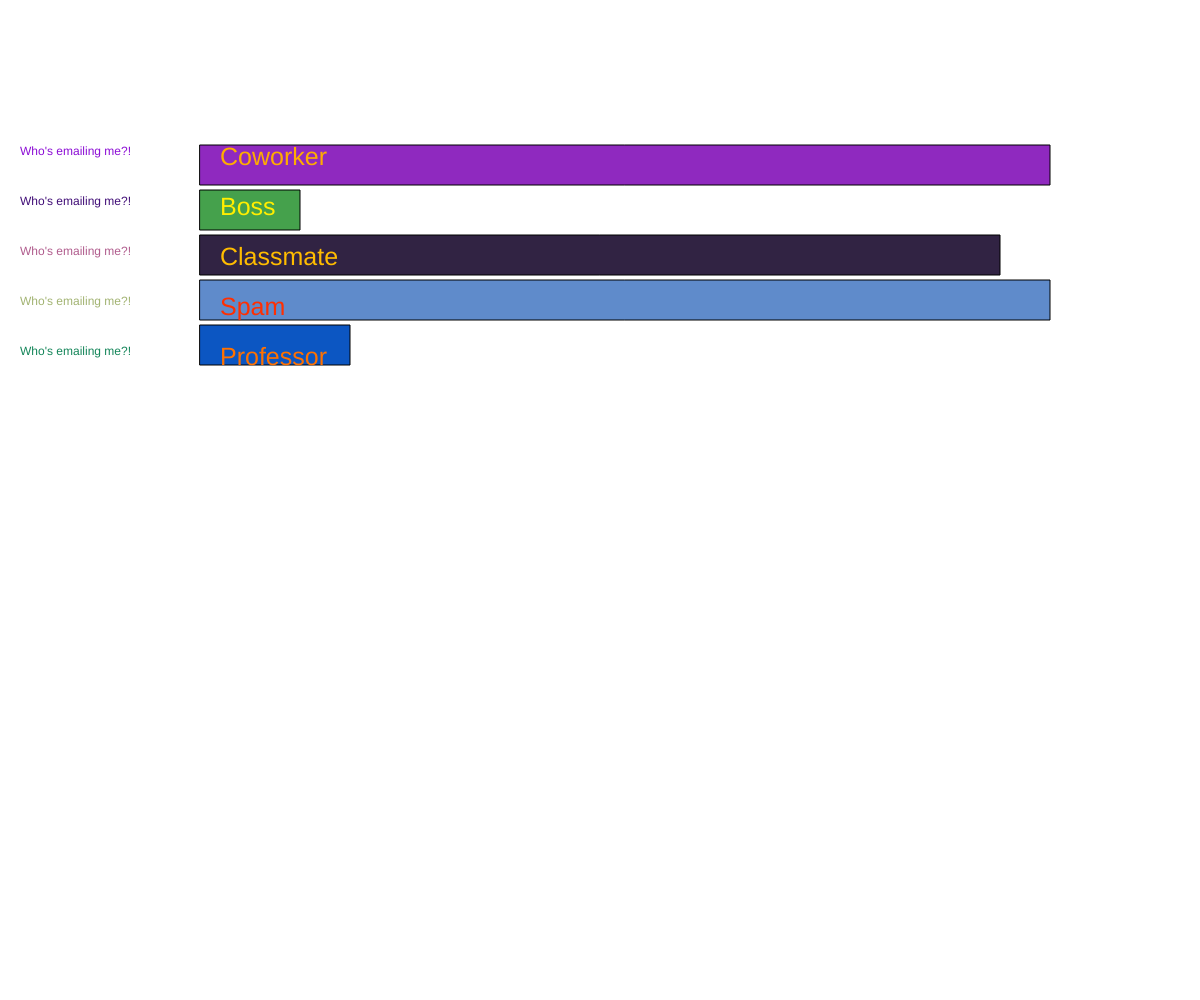
Frame 1 (no input)
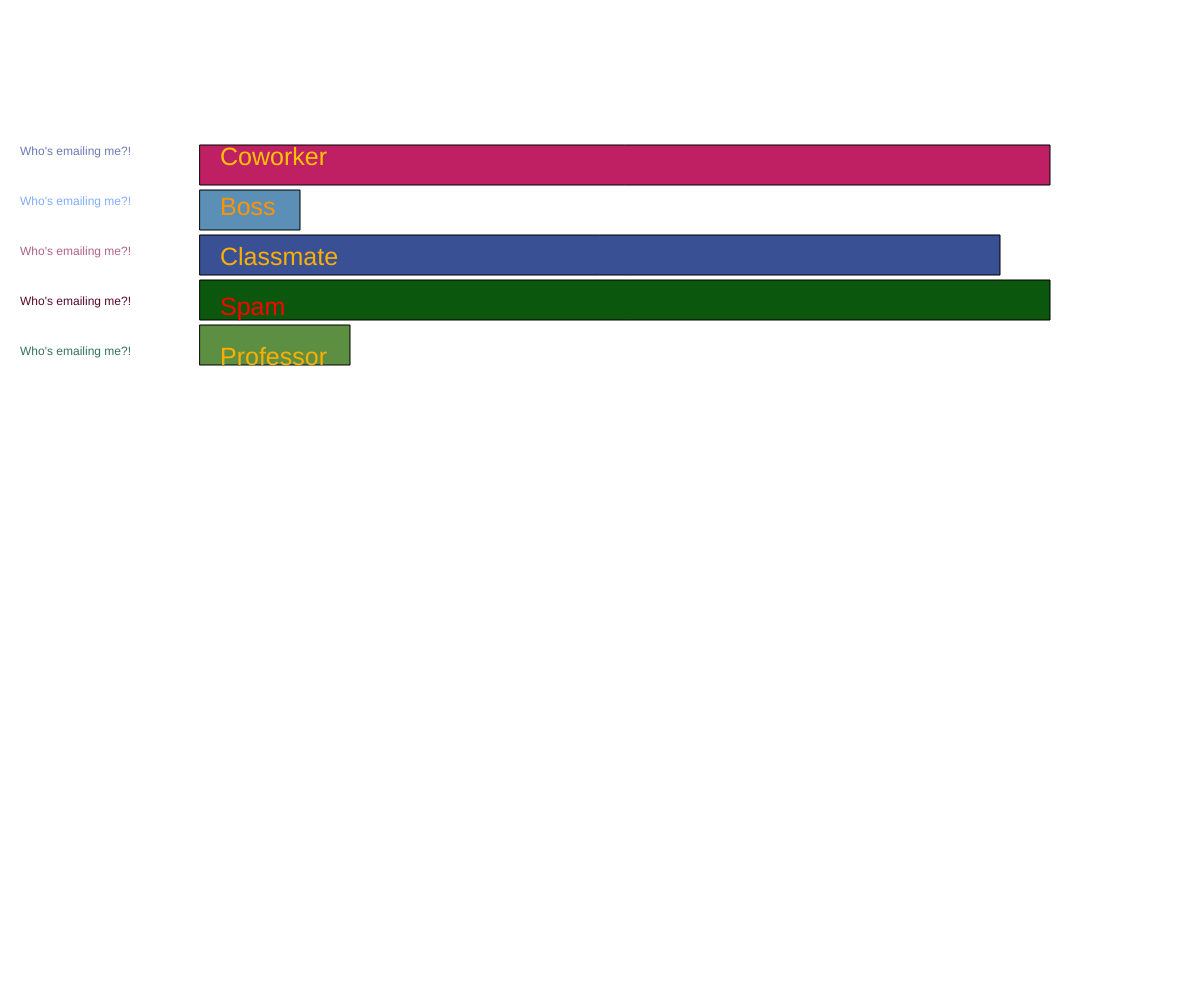
Frame 60 (no input)
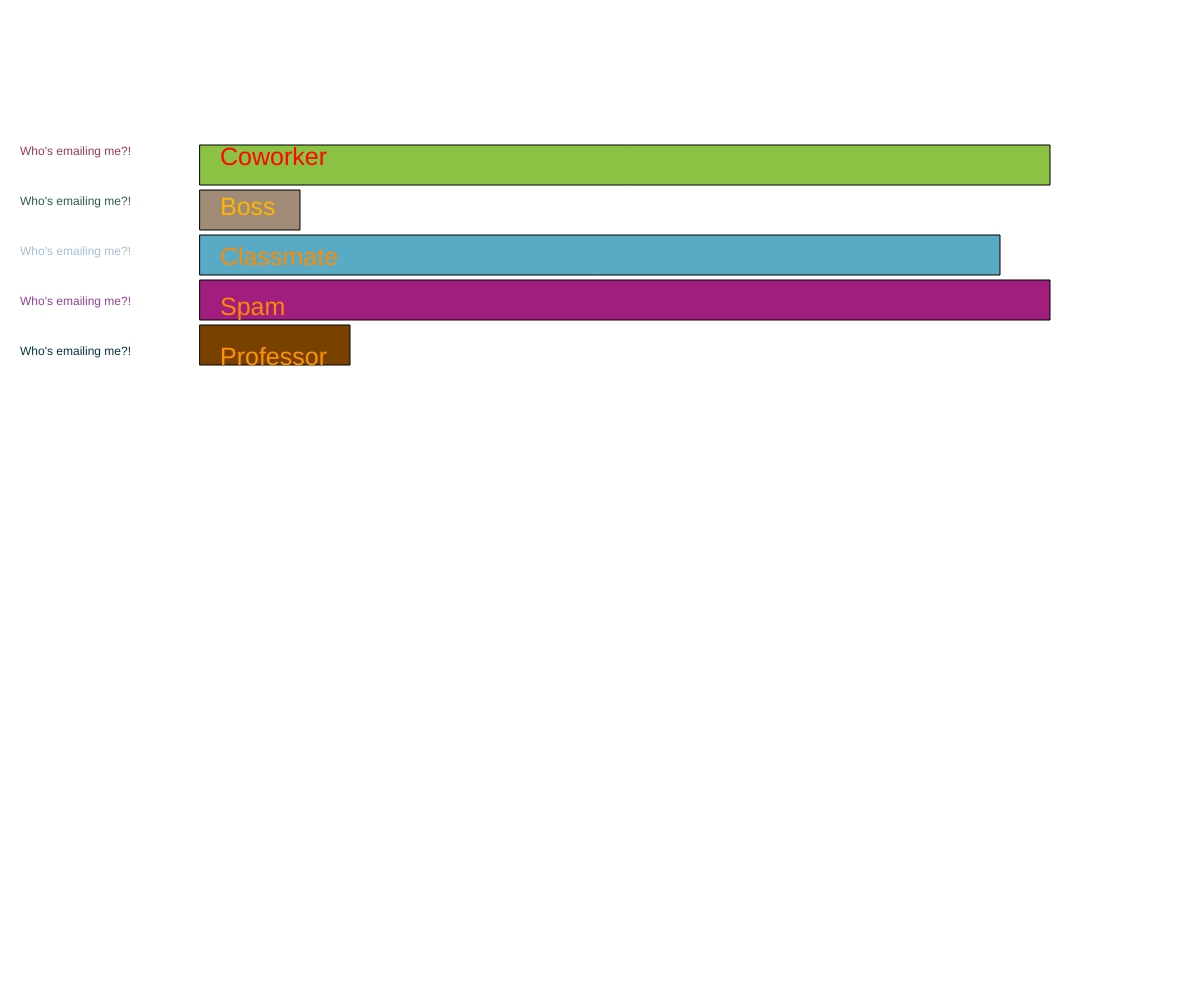
Frame 120 (the mouse pressed at the canvas centre since frame 60)

The p5.js sketch that drew these frames (run headless with seeded random() and noise() and a simulated clock; from frame 60 on, the mouse is pressed at the canvas centre):

// p5.js sketch
// ── sketch.js

var dataC = [
17,
2,
16,
17,
3
]

var dataB = [
"Coworker",
"Boss",
"Classmate",
"Spam",
"Professor"
]

function setup() {
  createCanvas(windowWidth, windowHeight);
}

function draw() {
  background(255);
  fill(255,250,200);
  for(var i= 0; i < dataC.length; i++){
    translate(0, 45);
    //push();
    fill(random(200), random(200), random(255));
    rect(200, 100, dataC[i] * 50, 40);
    //pop();
  }
 // pop();
  for(var j=0; j < dataB.length; j++) {
    fill(255,random(255),0);
    textSize(25);
    text(dataB[j],220, -60);
    textSize(12);
    fill(random(200), random(200), random(255));
    text("Who's emailing me?!", 20, -70)
    translate(0,50);
  }
 // pop();
  
}
   // pop();
